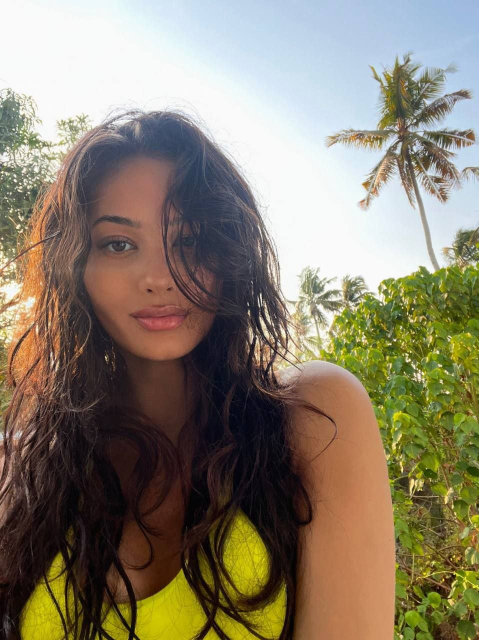
#> input picture assignments/dataset/images/telka.jpg, 958 x 1280 px (shown at 1/2 size)
$ python -i image_coloring.py   (imports and definitions only)
#> lines starting #> are read from the running program, lines starting #| are printed output that depends on the picture; after the words box and inside, x2 and y2 are one past the last pixel; in counts of white or black regions, pixels touching at a corner belong together
### assignments/src/core/path_utils.py
import os

def get_image_path(image_file: str) -> str:
    """
    Get the full path of the image in the dataset/images directory.
    Args:
        image_file (str): The name of the image file including the extension.
    Returns:
        str: The full path of the image file.
    Raises:
        FileNotFoundError: If the image file is not found.
    """
    image_path = os.path.realpath(os.path.join(os.path.dirname(__file__), "../../dataset/images", image_file))

    if not os.path.exists(image_path):
        raise FileNotFoundError(f"Image not found: {image_file}")

    return image_path

### assignments/src/hw1/image_coloring.py
# Author: Sukhrob Ilyosbekov
# Date: 09/29/2024

import cv2
import numpy as np
import matplotlib.pyplot as plt
from matplotlib.axes import Axes
from core import get_image_path

def run() -> None:
    """
    Apply thermal coloring by converting an image to a thermal image using the brightness of the image.
    Then, display the original and thermal colored images in a 2x2 grid.
    """
    flowers_path = get_image_path("flowers.jpg", ) # Flowers image path
    telka_path = get_image_path("telka.jpg") # This image was downloaded from internet and placed in the dataset/images directory
    telka_img = cv2.imread(telka_path) # Load the telka image
#> telka_img is the input picture: shape (1280, 958, 3); mean B, G, R 108.1, 127.2, 137
    flowers_img = cv2.imread(flowers_path) # Load the flowers image
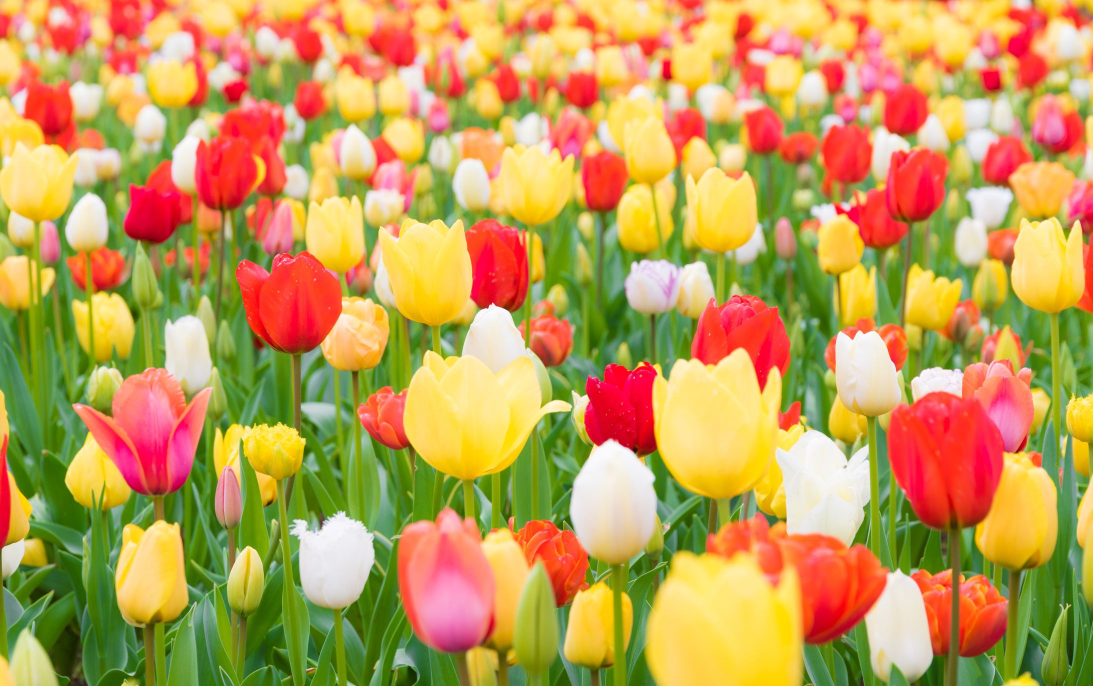
#> input picture assignments/dataset/images/flowers.jpg, 2186 x 1372 px (shown at 1/2 size)
#> flowers_img is the input picture: shape (1372, 2186, 3); mean B, G, R 84.6, 156.1, 193.2

    flowers_thermal = thermal_coloring(flowers_img) # Apply thermal coloring to the flowers image
    telka_thermal = thermal_coloring(telka_img) # Apply thermal coloring to the telka image

    # Display images in a 2x2 grid
    _, axes = plt.subplots(2, 2, figsize=(10, 10))
    axes: list[list[Axes]] # Type hint for axes
    canvas_manager = plt.get_current_fig_manager() # Get the canvas manager

    # Set the window title of the canvas manager
    if canvas_manager:
        canvas_manager.set_window_title("Thermal Coloring")

    axes[0][0].set_title("Original flowers image")
    axes[0][0].imshow(cv2.cvtColor(flowers_img, cv2.COLOR_BGR2RGB))
    axes[0][0].axis("off")

    axes[0][1].set_title("Thermal coloring on flowers image")
    axes[0][1].imshow(cv2.cvtColor(flowers_thermal, cv2.COLOR_BGR2RGB))
    axes[0][1].axis("off")

    axes[1][0].set_title("Original telka image")
    axes[1][0].imshow(cv2.cvtColor(telka_img, cv2.COLOR_BGR2RGB))
    axes[1][0].axis("off")

    axes[1][1].set_title("Thermal coloring on telka image")
    axes[1][1].imshow(cv2.cvtColor(telka_thermal, cv2.COLOR_BGR2RGB))
    axes[1][1].axis("off")

    plt.tight_layout()
    plt.show()


def thermal_coloring(image: np.ndarray) -> np.ndarray:
    """
    Apply thermal coloring to an image.
    It uses the numpy vectorized operations to calculate the brightness of the image and apply the thermal coloring.
    Much faster than using nested loops.
    Args:
        image (np.ndarray): The input image.
    Returns:
        np.ndarray: The thermal colored image.
    """
    # Calculate the brightness of the image
    brightness = get_brightness(image, scale_to_one=True)

    # Initialize the output thermal image with zeros and 3 channels (RGB)
    thermal_image = np.zeros((brightness.shape[0], brightness.shape[1], 3), dtype=np.uint8)

    # Define color points for interpolation
    blue = np.array([0, 0, 255]) # Darkest (blue)
    green = np.array([127, 255, 127]) # Average (green)
    red = np.array([255, 0, 0]) # Brightest (red)

    mask_red_to_green = brightness < 0.4
    mask_green_to_blue = brightness >= 0.4

    # Interpolation between red and green for brightness < 0.4
    thermal_image[mask_red_to_green] = red + (green - red) * (brightness[mask_red_to_green, None] / 0.4)

    # Interpolation between green and blue for brightness >= 0.4
    thermal_image[mask_green_to_blue] = green + (blue - green) * ((brightness[mask_green_to_blue, None] - 0.4) / 0.6)

    return thermal_image

def get_brightness(image: np.ndarray, scale_to_one = False) -> np.ndarray:
    """
    Calculate the brightness of an image using human perception weights.
    The formula is: 0.299 * R + 0.587 * G + 0.114 * B
    Args:
        image (np.ndarray): The input image.
        scale_to_one (bool): Whether to scale the brightness to range between 0 and 1. By default, it scales to 0-255.
    Returns:
        np.ndarray: The normalized brightness of the image.
    """
#> called with scale_to_one = True
    # Ensure the image has at least 3 channels
    if image.ndim < 3 and image.shape[2] != 3:
        raise ValueError("Input image must have 3 channels (RGB)")

    # Extract the color channels
    R = image[:, :, 0]
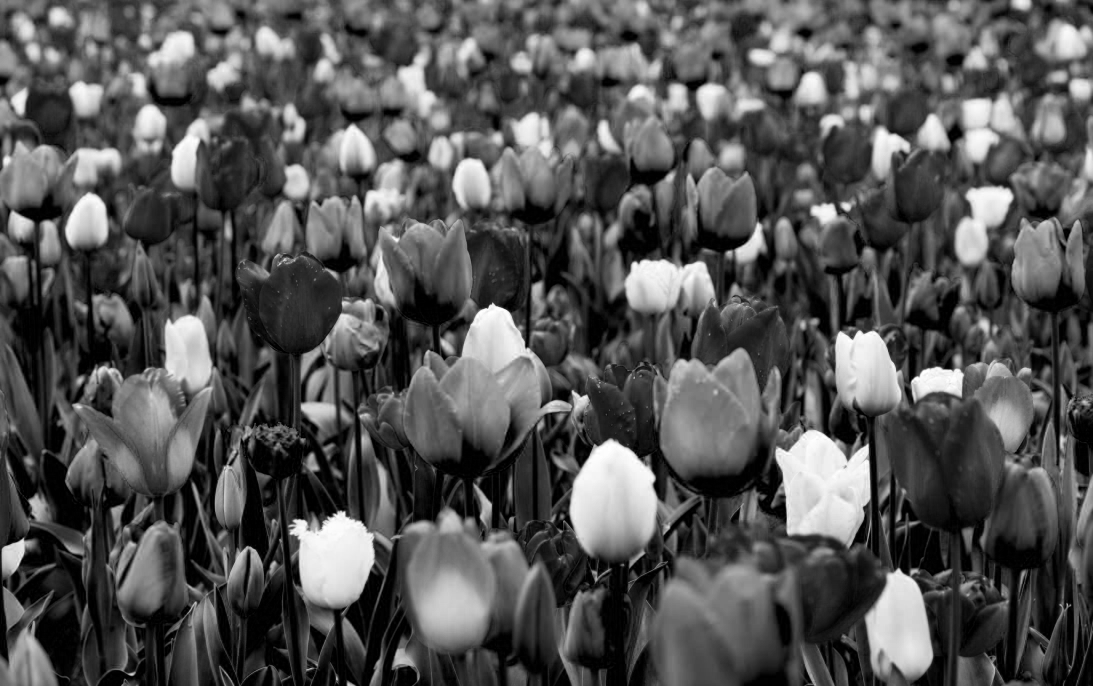
#> R: shape (1372, 2186) (shown at 1/2 size); min 0, max 255, mean 84.6
    G = image[:, :, 1]
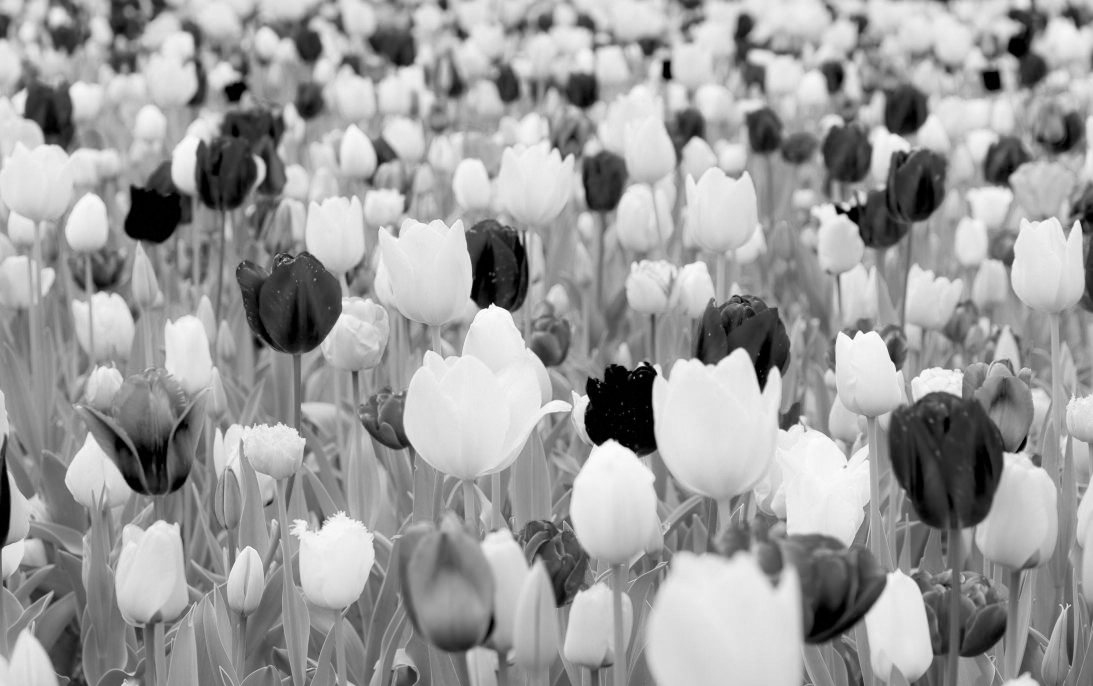
#> G: shape (1372, 2186) (shown at 1/2 size); min 0, max 255, mean 156.1
    B = image[:, :, 2]

    # Apply the brightness formula: 0.299*R + 0.587*G + 0.114*B
    brightness = 0.299 * R + 0.587 * G + 0.114 * B

    # Scale the brightness to [0, 1] if needed
    if scale_to_one:
        brightness = brightness / 255.0

    return brightness

>>> result = run()
#> in thermal_coloring, `mask_red_to_green = brightness < 0.4`:
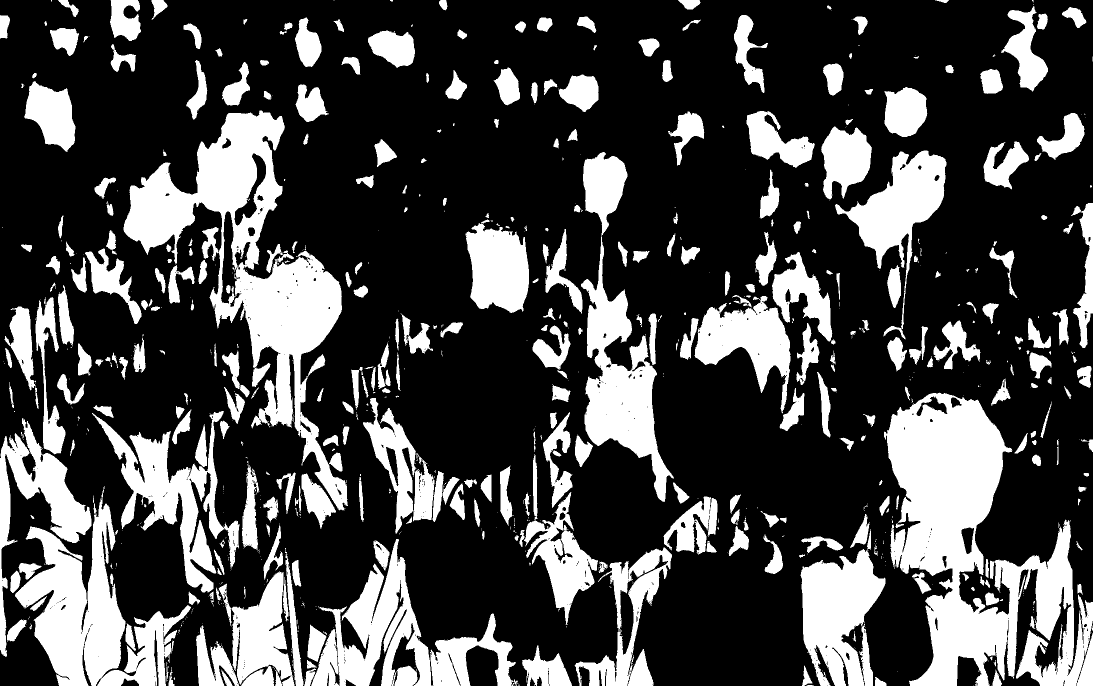
#> mask_red_to_green: shape (1372, 2186) bool (shown at 1/2 size); 27.7% white; 831 white regions (460 under 20 px), largest, box (x1, y1, x2, y2) and area: (1768, 785, 2186, 1372) 116420, (247, 221, 696, 1021) 97511, (30, 972, 382, 1372) 52904
#> in thermal_coloring (call 2), `mask_red_to_green = brightness < 0.4`:
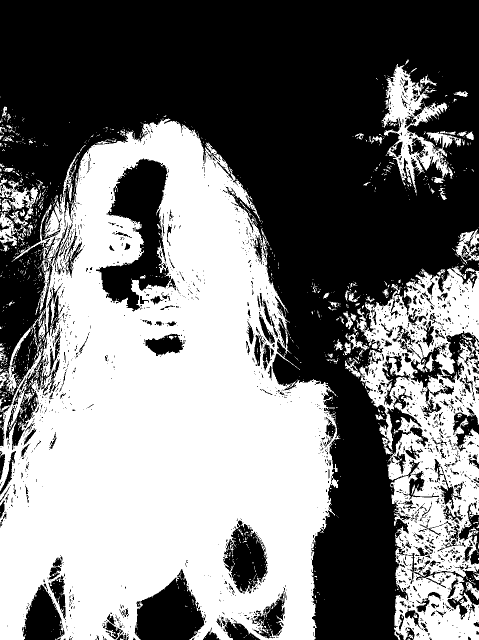
#> mask_red_to_green: shape (1280, 958) bool (shown at 1/2 size); 47.7% white; 1547 white regions (1411 under 20 px), largest, box (x1, y1, x2, y2) and area: (0, 237, 681, 1280) 455871, (690, 532, 958, 1280) 95280, (762, 128, 923, 387) 13247
#> in thermal_coloring (call 2), `thermal_image[mask_green_to_blue] = green + (blue - green) * ((brightn..`:
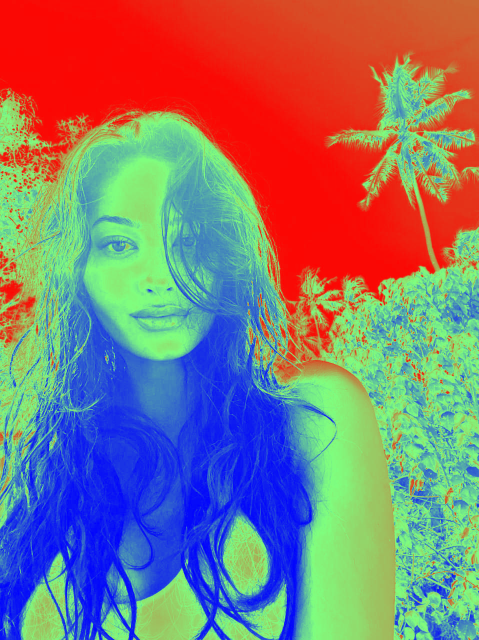
#> thermal_image: shape (1280, 958, 3) (shown at 1/2 size); mean of channels 0, 1, 2 119.5, 120.6, 134; drawn as B, G, R
#> in run, `plt.show()`:
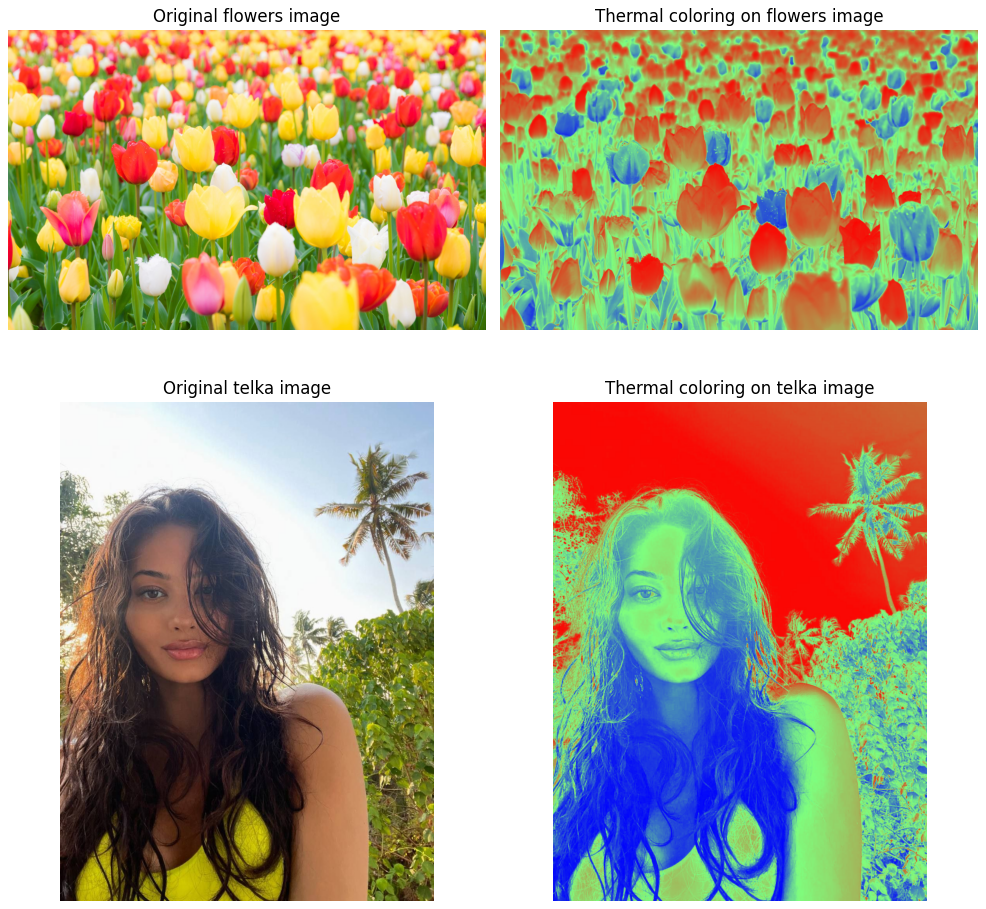
#> figure drawn by matplotlib, 4 panels
